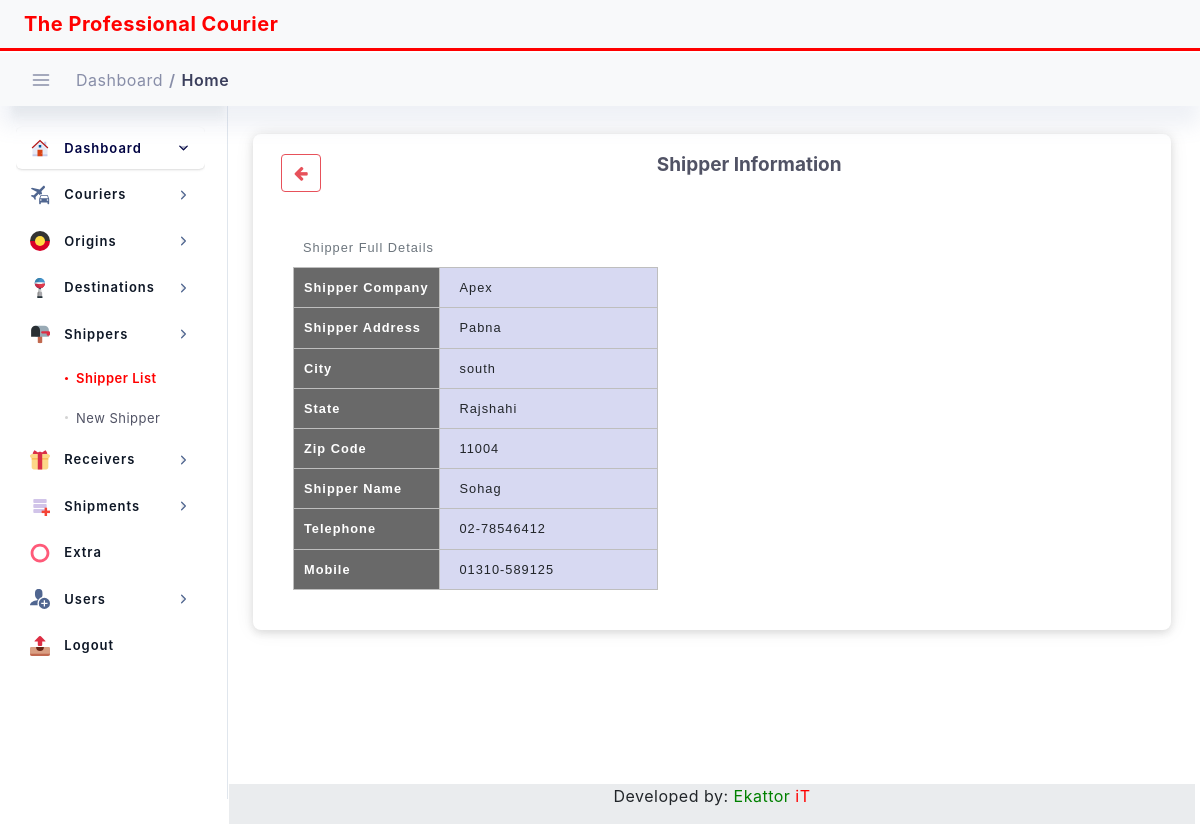
The page /transaction/detail-shipper/S-00002 on the database its author committed.
### transaction/models.py (models this page shows, shortened)
class Sender(models.Model):
    created_at = models.DateTimeField(blank=True, null=True, auto_now_add=True)
    updated_at = models.DateTimeField(blank=True, null=True, auto_now=True)
    shipper_code = models.CharField(max_length=20, primary_key=True, default=shipper_code)
    shipper_company = models.CharField(max_length=100)
    shipper_address = models.CharField(max_length=200)
    city = models.CharField(max_length=100)
    state = models.CharField(max_length=100, blank=True, null=True)
    zip = models.CharField(max_length=100)
    shipper_name = models.CharField(max_length=100, blank=True, null=True)
    mobile = models.CharField(max_length=50, blank=True, null=True)
    telephone = models.CharField(max_length=100, blank=True, null=True)
    author = models.ForeignKey(User, on_delete=models.DO_NOTHING, )
    is_active = models.BooleanField(default=True)

### transaction/views.py (the view)
# urls.py: path('detail-shipper/<str:pk>', views.ShipperDetailView.as_view(), name='detail_shipper'),
class ShipperDetailView(DetailView):
    model = Sender
    template_name = 'shipper_detail.html'
    context_object_name = 'ship'
    def get_context_data(self, **kwargs):
        context = super().get_context_data(**kwargs)
        context["title"] = "Shipper Information"
        context["nav_bar"] = "shipper_list"
        return context

### templates/shipper_detail.html (shortened to what this page needs)
{% extends "base.html" %}
{% load static %}
{% block content %}
{% load crispy_forms_tags %}
<div class="container p-4">
    <div class="row">
        <div class="col-lg-12 col-12 layout-spacing">
            <div class="statbox widget box box-shadow">
                <div class="widget-header">
                    <div class="row">
                        <div class="mb-3 col-md-1">
                            <a href="{% url 'all-shippers' %}">
                                <button class="btn btn-outline-danger" type="submit"><i class="fa fa-arrow-left"
                                                                                      aria-hidden="true"></i></button>
                            </a>
                        </div>
                        <div class="mb-3 col-md-11">
                            <center>
                                <h5>{{title}}</h5>
                            </center>
                        </div>
                    </div>
                </div>
                <div class="widget-content widget-content-area">
                    <table>
                        <caption>Shipper Full Details</caption>
                        <tr>
                            <th scope="col">Shipper Company</th>
                            <td scope="row">{{ ship.shipper_company }} </td>
                        </tr>
                        <tr>
                            <th scope="col">Shipper Address</th>
                            <td scope="row">{{ ship.shipper_address }}</td>
                        </tr>
                        <tr>
                            <th scope="col">City</th>
                            <td scope="row">{{ ship.city }}</td>
                        </tr>
                        <tr>
                            <th scope="col">State</th>
                            <td scope="row">{{ ship.state }}</td>
                        </tr>
                         <tr>
                            <th scope="col">Zip Code</th>
                            <td scope="row">{{ ship.zip }}</td>
                        </tr>
                        <tr>
                            <th scope="col">Shipper Name</th>
                            <td scope="row">{{ ship.shipper_name }}</td>
                        </tr>
                        <tr>
                            <th scope="col">Telephone</th>
                            <td scope="row">{{ ship.telephone }}</td>
                        </tr>
                        <tr>
                            <th scope="col">Mobile</th>
                            <td scope="row">{{ ship.mobile }}</td>
                        </tr>
                    </table>
                </div>
            </div>
        </div>
    </div>
</div>
{% endblock content %}

### static/assets/css/dashboard/dash_1.css (style rules this page uses)
.layout-spacing { padding-bottom: 25px; }
.widget { position: relative; padding: 20px; border-radius: 8px; border: none; background: #fff; -webkit-box-shadow: 0 4px 6px 0 rgba(85, 85, 85, 0.08), 0 1px 20px 0 rgba(0, 0, 0, 0.07), 0px 1px 11px 0px rgba(0, 0, 0, 0.07); -moz-box-shadow: 0 4px 6px 0 rgba(85, 85, 85, 0.08), 0 1px 20px 0 rgba(0, 0, 0, 0.07), 0px 1px 11px 0px rgba(0, 0, 0, 0.07); box-shadow: 0 4px 6px 0 rgba(85, 85, 85, 0.08), 0 1px 20px 0 rgba(0, 0, 0, 0.07), 0px 1px 11px 0px rgba(0, 0, 0, 0.07); }
.widget h5 { font-weight: 700; font-size: 19px; letter-spacing: 0px; margin-bottom: 0; color: #515365; }

### static/assets/css/main.css (style rules this page uses)
html { min-height: 100% }
body { color: #888ea8; height: 100%; font-size: 0.875rem; background: #f1f2f3; overflow-x: hidden; overflow-y: auto; letter-spacing: 0.0312rem; font-family: 'Helvetica', sans-serif; }
h1, h2, h3, h4, h5, h6 { color: #3b3f5c; }
a { color: #515365; outline: none; }
.btn { padding: 0.4375rem 1.25rem; text-shadow: none; font-size: 14px; color: #3b3f5c; font-weight: normal; white-space: normal; word-wrap: break-word; transition: .2s ease-out; touch-action: manipulation; cursor: pointer; background-color: #f1f2f3; box-shadow: 0px 5px 20px 0 rgba(0, 0, 0, 0.1); will-change: opacity, transform; transition: all 0.3s ease-out; -webkit-transition: all 0.3s ease-out; }
.btn-outline-danger { border: 1px solid #e7515a !important; color: #e7515a !important; background-color: transparent; box-shadow: none; }
.statbox .widget-content:before, .statbox .widget-content:after { display: table; content: ""; line-height: 0; clear: both }

### static/assets/css/structure.css (style rules this page uses)
html { min-height: 100% }
body { color: #888ea8; height: 100%; font-size: 0.875rem; background: ##f1f2f3; overflow-x: hidden; overflow-y: auto; letter-spacing: 0.0312rem; font-family: 'Helvetica', sans-serif; }
h1, h2, h3, h4, h5, h6 { color: #3b3f5c; }
.widget { padding: 0; margin-top: 0; margin-bottom: 0; border-radius: 6px; -webkit-box-shadow: 0 4px 6px 0 rgba(85, 85, 85, 0.08), 0 1px 20px 0 rgba(0, 0, 0, 0.07), 0px 1px 11px 0px rgba(0, 0, 0, 0.07); -moz-box-shadow: 0 4px 6px 0 rgba(85, 85, 85, 0.08), 0 1px 20px 0 rgba(0, 0, 0, 0.07), 0px 1px 11px 0px rgba(0, 0, 0, 0.07); box-shadow: 0 4px 6px 0 rgba(85, 85, 85, 0.08), 0 1px 20px 0 rgba(0, 0, 0, 0.07), 0px 1px 11px 0px rgba(0, 0, 0, 0.07); }
.layout-spacing { padding-bottom: 40px; }
.widget.box .widget-header { background: #fff; padding: 0px 8px 0px; border-top-right-radius: 6px; border-top-left-radius: 6px; }
.widget .widget-header { border-bottom: 0px solid #f1f2f3; }
.widget .widget-header:before, .widget .widget-header:after { display: table; content: ""; line-height: 0 }
.widget .widget-header:after { clear: both }
.widget-content-area { padding: 20px; position: relative; background-color: #fff; border-bottom-left-radius: 6px; border-bottom-right-radius: 6px; }

### templates/shipper_detail.html (style rules this page uses)
td, th { border: 1px solid rgb(190, 190, 190); padding: 10px; }
td { text-align: left; padding-left: 20px; }
tr:nth-child(even) { background-color: #eee; }
th[scope="col"] { background-color: #696969; color: #fff; width: 40%; }
td[scope="row"] { background-color: #d7d9f2; }
caption { padding: 10px; caption-side: top; }
table { border-collapse: collapse; border: None; letter-spacing: 1px; font-family: sans-serif; font-size: .8rem; }

### rows shown on the page
Sender: shipper_company "Apex", shipper_address "Pabna", city "south", state "Rajshahi", zip "11004", shipper_name "Sohag", telephone "02-78546412", mobile "01310-589125"

### other values the page prints
{{ title }} "Shipper Information"
